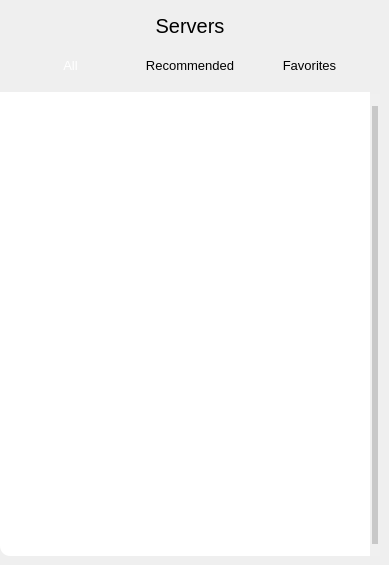
     <widget class="QWidget" name="page_servers">
      <property name="styleSheet">
       <string notr="true">QWidget#page_servers {
    background: #ffffff;
}

QPushButton {
	color: &quot;#4171D6&quot;;
	border-radius: 0px;
	border : 2px solid &quot;#4171D6&quot;;
	font-size: 13px;
} 

QPushButton:checked {
	background: &quot;#4171D6&quot;;
	color: white;
} 

QTableView {
    outline: 0;
    alternate-background-color:  rgb(247, 249, 249);
    background-color:  white;
    border-bottom-left-radius:10px;
    border-bottom-right-radius:10px;

	gridline-color: white;
}

QTableView::item
{
  padding-left: 5px;

	border-top: 1px solid lightgray;
}

/*
QTableView::item::selected
{
  border: 0px;
  padding-left: 5px;
  background-color: rgb(99, 180, 251);

	border: : rgb(99, 180, 251);

}
*/
QTableView::item::hover
{
  border: 0px;
  padding-left: 5px;
  background-color: rgb(99, 180, 251);
  border: : rgb(99, 180, 251);
}



QScrollBar:vertical { /* The area behind the scrollbar covering entire height.   */  
    background-color: rgba(0, 0, 0,0);
    opacity: 100;
    width: 10px; /* set width to zero to hide scrollbar entirely. Can look quite clean and scrolling still works with mousewheel.  */
    margin: 10px px; /* Takes the height of the buttons + 3 extra pixels to leave some free space between handle and buttons */

}

QScrollBar::handle:vertical { /* The handle you scroll with */
    image-position: center; /* image is used as a small gripper in the center of the scrollbar.. You can also use background-image to use two images  */
    background-color: rgb(200, 200, 200);
    border: 2px solid rgb(240,240,240);
    border-radius: 1px;
    min-height: 10px;
}
QScrollBar::handle:vertical:hover { /* state when you hover over the handle */
    background-color: rgb(160, 160, 160);
}
QScrollBar::handle:vertical:pressed { /* state when you hover over the handle */
    background-color: rgb(120, 120, 120);
}
QScrollBar::sub-line:vertical { /* button to scroll up */
    background-color: rgb(240,240,240);
    height: 10px;
    subcontrol-position: top;
    subcontrol-origin: margin;
}

QScrollBar::sub-line:vertical:hover { /* hover state of button to scroll up */
    background-color: rgb(200, 200, 200);
}

QScrollBar::up-arrow:vertical { /* arrow to scroll up with */
    top: 2px;
}

QScrollBar::add-line:vertical  { /* Button to scroll down */
    background-color: rgb(240,240,240);
    height: 10px;
    padding-top: 2px;
    subcontrol-position: bottom;
    subcontrol-origin: margin;
}
QScrollBar::add-line:vertical:hover { /* hover state of button to scroll down */
    background-color: rgb(200, 200, 200);
}

QScrollBar::down-arrow:vertical { /* arrow to scroll down with */
    bottom: 3px; 
}

QScrollBar::add-page:vertical, QScrollBar::sub-page:vertical {
    background-color: rgb(240,240,240);

}

</string>
      </property>
      <widget class="QPushButton" name="pushButton_servers_all">
       <property name="geometry">
        <rect>
         <x>10</x>
         <y>50</y>
         <width>121</width>
         <height>30</height>
        </rect>
       </property>
       <property name="styleSheet">
        <string notr="true">border-top-left-radius: 4px;
border-bottom-left-radius: 4px;</string>
       </property>
       <property name="text">
        <string>All</string>
       </property>
       <property name="checkable">
        <bool>true</bool>
       </property>
       <property name="checked">
        <bool>true</bool>
       </property>
       <property name="autoExclusive">
        <bool>true</bool>
       </property>
      </widget>
      <widget class="QPushButton" name="pushButton_servers_recommended">
       <property name="geometry">
        <rect>
         <x>129</x>
         <y>50</y>
         <width>122</width>
         <height>30</height>
        </rect>
       </property>
       <property name="text">
        <string>Recommended</string>
       </property>
       <property name="checkable">
        <bool>true</bool>
       </property>
       <property name="autoExclusive">
        <bool>true</bool>
       </property>
      </widget>
      <widget class="QPushButton" name="pushButton_servers_favorites">
       <property name="geometry">
        <rect>
         <x>249</x>
         <y>50</y>
         <width>121</width>
         <height>30</height>
        </rect>
       </property>
       <property name="styleSheet">
        <string notr="true">border-top-right-radius: 4px;
border-bottom-right-radius: 4px;</string>
       </property>
       <property name="text">
        <string>Favorites</string>
       </property>
       <property name="checkable">
        <bool>true</bool>
       </property>
       <property name="autoExclusive">
        <bool>true</bool>
       </property>
      </widget>
      <widget class="QPushButton" name="pushButton_cancel">
       <property name="geometry">
        <rect>
         <x>20</x>
         <y>17</y>
         <width>25</width>
         <height>17</height>
        </rect>
       </property>
       <property name="cursor">
        <cursorShape>PointingHandCursor</cursorShape>
       </property>
       <property name="styleSheet">
        <string notr="true">QPushButton {
	padding: 1px;
	border: none;
	image: url(:/images/arrow_back.png);
}
QPushButton:hover {
	padding: 0px;
}

</string>
       </property>
       <property name="text">
        <string/>
       </property>
      </widget>
      <widget class="ServersTableView" name="tableView_servers">
       <property name="geometry">
        <rect>
         <x>0</x>
         <y>94</y>
         <width>380</width>
         <height>462</height>
        </rect>
       </property>
       <property name="cursor" stdset="0">
        <cursorShape>PointingHandCursor</cursorShape>
       </property>
       <property name="mouseTracking">
        <bool>true</bool>
       </property>
       <property name="styleSheet">
        <string notr="true"/>
       </property>
       <property name="verticalScrollBarPolicy">
        <enum>Qt::ScrollBarAlwaysOn</enum>
       </property>
       <property name="horizontalScrollBarPolicy">
        <enum>Qt::ScrollBarAlwaysOff</enum>
       </property>
       <property name="selectionMode">
        <enum>QAbstractItemView::NoSelection</enum>
       </property>
       <property name="selectionBehavior">
        <enum>QAbstractItemView::SelectRows</enum>
       </property>
       <property name="showGrid">
        <bool>false</bool>
       </property>
       <property name="gridStyle">
        <enum>Qt::NoPen</enum>
       </property>
       <attribute name="horizontalHeaderVisible">
        <bool>false</bool>
       </attribute>
       <attribute name="horizontalHeaderStretchLastSection">
        <bool>true</bool>
       </attribute>
       <attribute name="verticalHeaderVisible">
        <bool>false</bool>
       </attribute>
      </widget>
      <widget class="QLabel" name="label_hide_first_line">
       <property name="geometry">
        <rect>
         <x>0</x>
         <y>92</y>
         <width>370</width>
         <height>5</height>
        </rect>
       </property>
       <property name="styleSheet">
        <string notr="true">background-color: rgb(255, 255, 255);
</string>
       </property>
       <property name="text">
        <string/>
       </property>
      </widget>
      <widget class="QPushButton" name="pushButton_settings_2">
       <property name="geometry">
        <rect>
         <x>330</x>
         <y>10</y>
         <width>0</width>
         <height>30</height>
        </rect>
       </property>
       <property name="cursor">
        <cursorShape>PointingHandCursor</cursorShape>
       </property>
       <property name="styleSheet">
        <string notr="true">
QPushButton {
	padding:1px;
	image: url(:/images_mac/settings.png);
}
QPushButton:hover {
	padding:0px;
}
</string>
       </property>
       <property name="text">
        <string/>
       </property>
      </widget>
      <widget class="QLabel" name="label_15">
       <property name="geometry">
        <rect>
         <x>0</x>
         <y>15</y>
         <width>380</width>
         <height>21</height>
        </rect>
       </property>
       <property name="styleSheet">
        <string notr="true">font-size: 20px;
color: &quot;#6B7C93&quot;;</string>
       </property>
       <property name="text">
        <string>Servers</string>
       </property>
       <property name="alignment">
        <set>Qt::AlignCenter</set>
       </property>
      </widget>
      <zorder>pushButton_servers_all</zorder>
      <zorder>pushButton_servers_recommended</zorder>
      <zorder>pushButton_servers_favorites</zorder>
      <zorder>tableView_servers</zorder>
      <zorder>label_hide_first_line</zorder>
      <zorder>pushButton_settings_2</zorder>
      <zorder>label_15</zorder>
      <zorder>pushButton_cancel</zorder>
     </widget>
